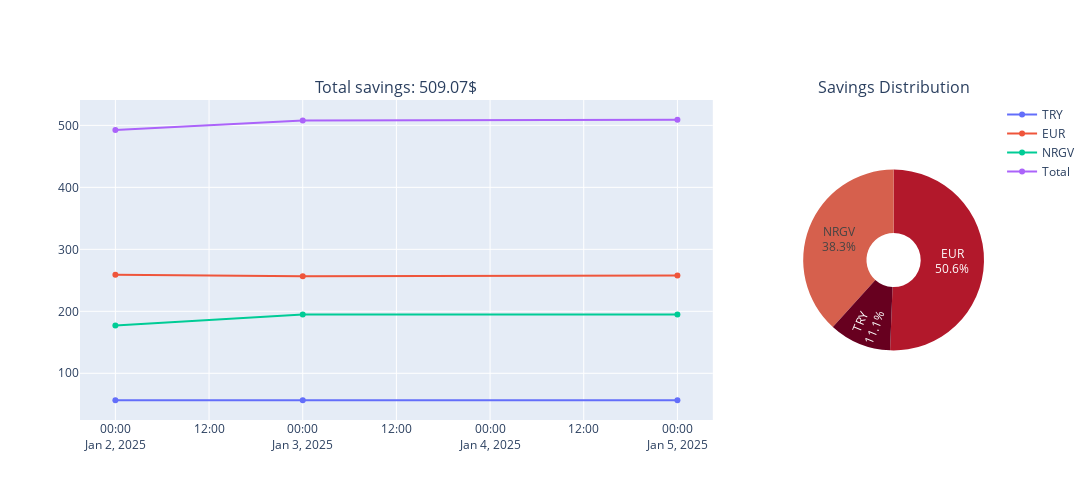

The cell this chart's notebook holds for it:
### Markdown cell above
Plot!

### Code cell
fig = make_subplots(rows = 1, cols = 2, 
                    specs=[[{'type':'xy'}, {'type':'domain'}]], 
                    column_widths=[0.7, 0.2],
                    subplot_titles = [f'Total savings: {np.sum(pie_chart_df['Close']) :.2f}$', f'Savings Distribution']
                    )

for asset in myassets.asset:
    line_chart = go.Scatter(x = savings_in_usd.reset_index()['Date'], y = savings_in_usd[f'Close {asset}'], mode = 'lines+markers', name = asset)
    fig.add_trace(line_chart, 1, 1)

asset = 'Total'
line_chart = go.Scatter(x = savings_in_usd.reset_index()['Date'], y = savings_in_usd[f'Close {asset}'], mode = 'lines+markers', name = asset)
fig.add_trace(line_chart, 1, 1)

pie_chart = go.Pie(labels = pie_chart_df.reset_index()['asset'], 
                   values = pie_chart_df['Close'], 
                   
                   textinfo = 'percent+label', 
                   hole = .3, 
                   marker = {'colors': px.colors.sequential.RdBu},
                   showlegend=False)
fig.add_trace(pie_chart, 1, 2)


fig.update_layout(height=500, width=1500)
# fig.update_traces(textposition='inside', textinfo='percent+label')
# fig.update_layout(title = f'Total savings: {np.sum(pie_chart_df['Close']) :.2f}$')
fig.show()

### Figure 1 — Plotly figure (JSON) as saved in the notebook; plotly's stock layout.template omitted (floating-point values rounded to 4 significant figures)
{"data": [{"mode": "lines+markers", "name": "TRY", "type": "scatter", "x": ["2025-01-02T00:00:00", "2025-01-03T00:00:00", "2025-01-05T00:00:00"], "xaxis": "x", "y": [56.54, 56.51, 56.58], "yaxis": "y"}, {"mode": "lines+markers", "name": "EUR", "type": "scatter", "x": ["2025-01-02T00:00:00", "2025-01-03T00:00:00", "2025-01-05T00:00:00"], "xaxis": "x", "y": [258.8, 256.7, 257.7], "yaxis": "y"}, {"mode": "lines+markers", "name": "NRGV", "type": "scatter", "x": ["2025-01-02T00:00:00", "2025-01-03T00:00:00", "2025-01-05T00:00:00"], "xaxis": "x", "y": [177.1, 194.8, 194.8], "yaxis": "y"}, {"mode": "lines+markers", "name": "Total", "type": "scatter", "x": ["2025-01-02T00:00:00", "2025-01-03T00:00:00", "2025-01-05T00:00:00"], "xaxis": "x", "y": [492.4, 508.0, 509.1], "yaxis": "y"}, {"domain": {"x": [0.8, 1], "y": [0, 1]}, "hole": 0.3, "labels": ["TRY", "EUR", "NRGV"], "marker": {"colors": ["rgb(103,0,31)", "rgb(178,24,43)", "rgb(214,96,77)", "rgb(244,165,130)", "rgb(253,219,199)", "rgb(247,247,247)", "rgb(209,229,240)", "rgb(146,197,222)", "rgb(67,147,195)", "rgb(33,102,172)", "rgb(5,48,97)"]}, "showlegend": false, "textinfo": "percent+label", "type": "pie", "values": [56.58, 257.7, 194.8]}], "layout": {"annotations": [{"font": {"size": 16}, "showarrow": false, "text": "Total savings: 509.07$", "x": 0.35, "xanchor": "center", "xref": "paper", "y": 1, "yanchor": "bottom", "yref": "paper"}, {"font": {"size": 16}, "showarrow": false, "text": "Savings Distribution", "x": 0.9, "xanchor": "center", "xref": "paper", "y": 1, "yanchor": "bottom", "yref": "paper"}], "height": 500, "width": 1500, "xaxis": {"anchor": "y", "domain": [0, 0.7]}, "yaxis": {"anchor": "x", "domain": [0, 1]}}}
